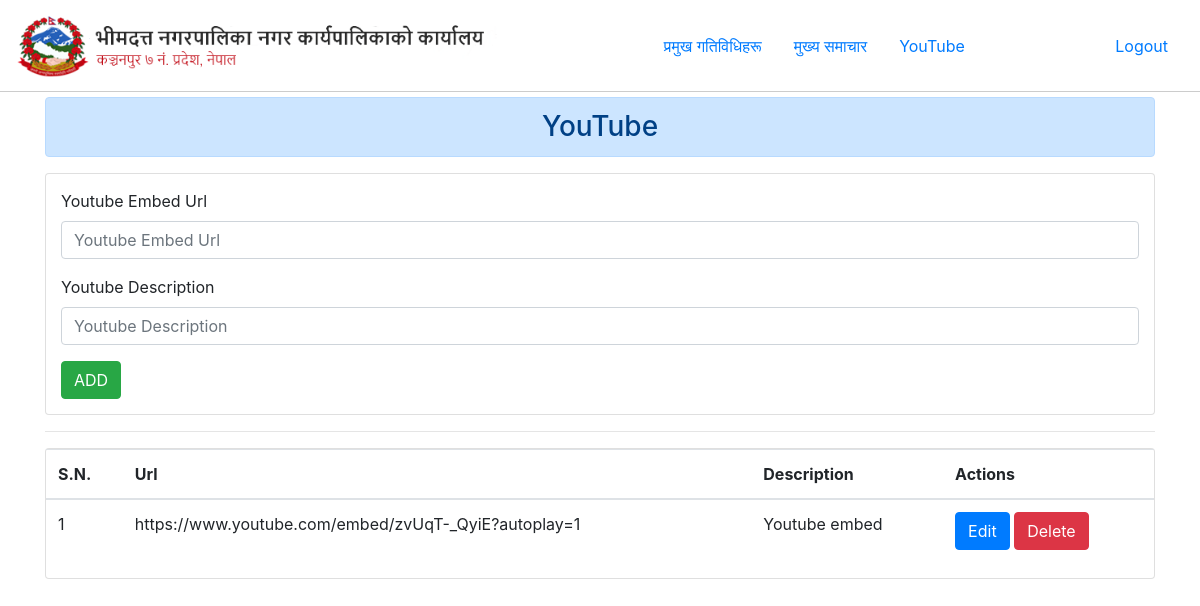
The app's page /admin/dashboard/indexYoutube.php with its own data.
### tables this page shows
CREATE TABLE `tbl_youtub` (
  `id` int(11) NOT NULL,
  `Description` varchar(300) DEFAULT NULL,
  `Url` varchar(300) NOT NULL
);

### admin/dashboard/viewYoutube.php (the view)
<?php
  require '../../config/connect.php';
  $sql = "select * from tbl_youtub";
  $result = mysqli_query($conn, $sql);
  $data = [];
  if(mysqli_num_rows($result) > 0 ) {
    while($d = mysqli_fetch_assoc($result)) {
      array_push($data, $d);
    }
  }
?>
<div id="youtubeD">
  <div class="card">
    <table class="table">
      <thead>
          <tr>
              <th>S.N.</th>
              <th>Url</th>
              <th>Description</th>
              <th>Actions</th>
          </tr>
      </thead>
      <tbody>
      <?php
      $i = 1;
      foreach($data as $d) { ?>
          <tr>
              <td><?php echo $i++; ?></td>
              <td><?php echo $d['Url'] ?></td>
              <td><?php echo $d['Description'] ?></td>
              <td><a href="./editYoutube.php?id=<?php echo $d['id'] ?>" class="btn btn-primary btn-xs">Edit</a>
              <a href="./deleteYoutube.php?id=<?php echo $d['id'] ?>" class="btn btn-danger btn-xs">Delete</a></td>
          </tr>
      <?php } ?>
      </tbody>
    </table>
  </div>
</div>

### admin/adminStyles.css (style rules this page uses)
.table td:not(:last-child) { word-break: break-word; }

### records on screen
tbl_youtub: Url "https://www.youtube.com/embed/zvUqT-_QyiE?autoplay=1", Description "Youtube embed"
